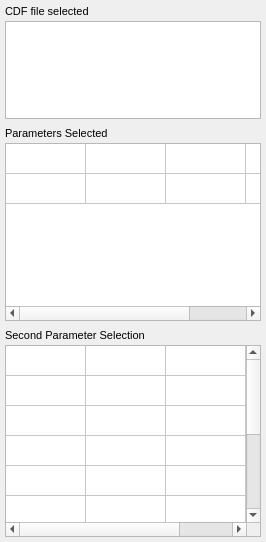
         <widget class="QFrame" name="frameConvexHull">
          <property name="sizePolicy">
           <sizepolicy hsizetype="Minimum" vsizetype="Minimum">
            <horstretch>0</horstretch>
            <verstretch>0</verstretch>
           </sizepolicy>
          </property>
          <property name="maximumSize">
           <size>
            <width>375</width>
            <height>16777215</height>
           </size>
          </property>
          <property name="font">
           <font>
            <pointsize>8</pointsize>
           </font>
          </property>
          <property name="frameShape">
           <enum>QFrame::NoFrame</enum>
          </property>
          <property name="frameShadow">
           <enum>QFrame::Raised</enum>
          </property>
          <layout class="QVBoxLayout" name="verticalLayout_5">
           <property name="spacing">
            <number>2</number>
           </property>
           <property name="leftMargin">
            <number>2</number>
           </property>
           <property name="topMargin">
            <number>2</number>
           </property>
           <property name="rightMargin">
            <number>2</number>
           </property>
           <property name="bottomMargin">
            <number>2</number>
           </property>
           <item>
            <widget class="QFrame" name="frameData">
             <property name="sizePolicy">
              <sizepolicy hsizetype="Minimum" vsizetype="Minimum">
               <horstretch>0</horstretch>
               <verstretch>0</verstretch>
              </sizepolicy>
             </property>
             <property name="maximumSize">
              <size>
               <width>16777215</width>
               <height>120</height>
              </size>
             </property>
             <property name="font">
              <font>
               <pointsize>8</pointsize>
              </font>
             </property>
             <property name="frameShape">
              <enum>QFrame::NoFrame</enum>
             </property>
             <property name="frameShadow">
              <enum>QFrame::Raised</enum>
             </property>
             <layout class="QGridLayout" name="gridLayout_14">
              <property name="leftMargin">
               <number>3</number>
              </property>
              <property name="topMargin">
               <number>3</number>
              </property>
              <property name="rightMargin">
               <number>3</number>
              </property>
              <property name="bottomMargin">
               <number>3</number>
              </property>
              <property name="spacing">
               <number>3</number>
              </property>
              <item row="0" column="0">
               <widget class="QLabel" name="label_14">
                <property name="sizePolicy">
                 <sizepolicy hsizetype="Minimum" vsizetype="Minimum">
                  <horstretch>0</horstretch>
                  <verstretch>0</verstretch>
                 </sizepolicy>
                </property>
                <property name="font">
                 <font>
                  <pointsize>8</pointsize>
                 </font>
                </property>
                <property name="text">
                 <string>CDF file selected</string>
                </property>
               </widget>
              </item>
              <item row="1" column="0">
               <widget class="QListWidget" name="listCDFTimeAnalysis">
                <property name="sizePolicy">
                 <sizepolicy hsizetype="Minimum" vsizetype="Minimum">
                  <horstretch>0</horstretch>
                  <verstretch>0</verstretch>
                 </sizepolicy>
                </property>
                <property name="font">
                 <font>
                  <pointsize>8</pointsize>
                 </font>
                </property>
                <property name="horizontalScrollBarPolicy">
                 <enum>Qt::ScrollBarAsNeeded</enum>
                </property>
                <property name="alternatingRowColors">
                 <bool>true</bool>
                </property>
               </widget>
              </item>
             </layout>
            </widget>
           </item>
           <item>
            <widget class="QFrame" name="frame_10">
             <property name="sizePolicy">
              <sizepolicy hsizetype="Minimum" vsizetype="MinimumExpanding">
               <horstretch>0</horstretch>
               <verstretch>0</verstretch>
              </sizepolicy>
             </property>
             <property name="minimumSize">
              <size>
               <width>0</width>
               <height>0</height>
              </size>
             </property>
             <property name="maximumSize">
              <size>
               <width>16777215</width>
               <height>200</height>
              </size>
             </property>
             <property name="font">
              <font>
               <pointsize>8</pointsize>
              </font>
             </property>
             <property name="frameShape">
              <enum>QFrame::NoFrame</enum>
             </property>
             <property name="frameShadow">
              <enum>QFrame::Raised</enum>
             </property>
             <layout class="QGridLayout" name="gridLayout_15">
              <property name="leftMargin">
               <number>3</number>
              </property>
              <property name="topMargin">
               <number>3</number>
              </property>
              <property name="rightMargin">
               <number>3</number>
              </property>
              <property name="bottomMargin">
               <number>3</number>
              </property>
              <property name="spacing">
               <number>3</number>
              </property>
              <item row="0" column="0">
               <widget class="QLabel" name="label_15">
                <property name="sizePolicy">
                 <sizepolicy hsizetype="Minimum" vsizetype="Minimum">
                  <horstretch>0</horstretch>
                  <verstretch>0</verstretch>
                 </sizepolicy>
                </property>
                <property name="maximumSize">
                 <size>
                  <width>16777215</width>
                  <height>25</height>
                 </size>
                </property>
                <property name="font">
                 <font>
                  <pointsize>8</pointsize>
                 </font>
                </property>
                <property name="text">
                 <string>&lt;html&gt;&lt;head/&gt;&lt;body&gt;&lt;p&gt;Parameters Selected&lt;/p&gt;&lt;/body&gt;&lt;/html&gt;</string>
                </property>
               </widget>
              </item>
              <item row="1" column="0">
               <widget class="QTableWidget" name="listParamTimeAnalysis">
                <property name="sizePolicy">
                 <sizepolicy hsizetype="MinimumExpanding" vsizetype="Minimum">
                  <horstretch>0</horstretch>
                  <verstretch>0</verstretch>
                 </sizepolicy>
                </property>
                <property name="maximumSize">
                 <size>
                  <width>16777215</width>
                  <height>99999</height>
                 </size>
                </property>
                <property name="font">
                 <font>
                  <pointsize>8</pointsize>
                 </font>
                </property>
                <property name="rowCount">
                 <number>2</number>
                </property>
                <property name="columnCount">
                 <number>4</number>
                </property>
                <attribute name="horizontalHeaderVisible">
                 <bool>false</bool>
                </attribute>
                <attribute name="horizontalHeaderDefaultSectionSize">
                 <number>80</number>
                </attribute>
                <attribute name="verticalHeaderVisible">
                 <bool>false</bool>
                </attribute>
                <row/>
                <row/>
                <column>
                 <property name="text">
                  <string>Key</string>
                 </property>
                </column>
                <column>
                 <property name="text">
                  <string>Ref</string>
                 </property>
                </column>
                <column>
                 <property name="text">
                  <string>Units</string>
                 </property>
                </column>
                <column>
                 <property name="text">
                  <string>Name</string>
                 </property>
                </column>
               </widget>
              </item>
             </layout>
            </widget>
           </item>
           <item>
            <widget class="QFrame" name="frame_11">
             <property name="sizePolicy">
              <sizepolicy hsizetype="Minimum" vsizetype="Minimum">
               <horstretch>0</horstretch>
               <verstretch>0</verstretch>
              </sizepolicy>
             </property>
             <property name="font">
              <font>
               <pointsize>8</pointsize>
              </font>
             </property>
             <property name="frameShape">
              <enum>QFrame::NoFrame</enum>
             </property>
             <property name="frameShadow">
              <enum>QFrame::Raised</enum>
             </property>
             <layout class="QGridLayout" name="gridLayout_11">
              <property name="leftMargin">
               <number>3</number>
              </property>
              <property name="topMargin">
               <number>3</number>
              </property>
              <property name="rightMargin">
               <number>3</number>
              </property>
              <property name="bottomMargin">
               <number>3</number>
              </property>
              <property name="spacing">
               <number>3</number>
              </property>
              <item row="0" column="0" colspan="2">
               <widget class="QLabel" name="label_12">
                <property name="sizePolicy">
                 <sizepolicy hsizetype="Minimum" vsizetype="Minimum">
                  <horstretch>0</horstretch>
                  <verstretch>0</verstretch>
                 </sizepolicy>
                </property>
                <property name="maximumSize">
                 <size>
                  <width>16777215</width>
                  <height>25</height>
                 </size>
                </property>
                <property name="font">
                 <font>
                  <pointsize>8</pointsize>
                 </font>
                </property>
                <property name="text">
                 <string>Second Parameter Selection</string>
                </property>
               </widget>
              </item>
              <item row="1" column="0" colspan="2">
               <widget class="QTableWidget" name="listSecParamTimeAnalysis">
                <property name="sizePolicy">
                 <sizepolicy hsizetype="Minimum" vsizetype="Minimum">
                  <horstretch>0</horstretch>
                  <verstretch>0</verstretch>
                 </sizepolicy>
                </property>
                <property name="font">
                 <font>
                  <pointsize>8</pointsize>
                 </font>
                </property>
                <property name="rowCount">
                 <number>10</number>
                </property>
                <property name="columnCount">
                 <number>4</number>
                </property>
                <attribute name="horizontalHeaderVisible">
                 <bool>false</bool>
                </attribute>
                <attribute name="horizontalHeaderDefaultSectionSize">
                 <number>80</number>
                </attribute>
                <attribute name="verticalHeaderVisible">
                 <bool>false</bool>
                </attribute>
                <row/>
                <row/>
                <row/>
                <row/>
                <row/>
                <row/>
                <row/>
                <row/>
                <row/>
                <row/>
                <column>
                 <property name="text">
                  <string>Key</string>
                 </property>
                </column>
                <column>
                 <property name="text">
                  <string>Ref</string>
                 </property>
                </column>
                <column>
                 <property name="text">
                  <string>Units</string>
                 </property>
                </column>
                <column>
                 <property name="text">
                  <string>Name</string>
                 </property>
                </column>
               </widget>
              </item>
             </layout>
            </widget>
           </item>
          </layout>
         </widget>
